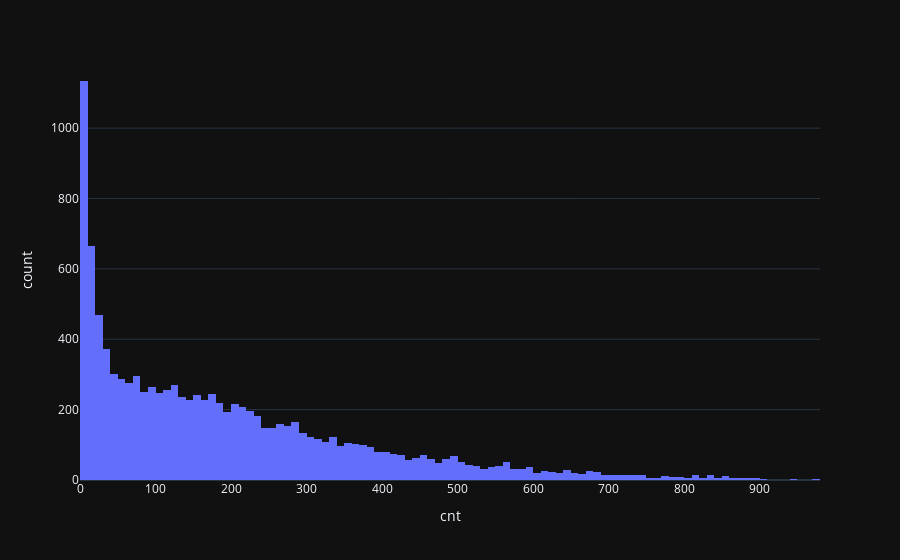

Here is the notebook cell this chart was saved with:
### Code cell
fig = px.histogram(df,x='cnt')
fig.show()

### Figure 1 — Plotly figure (JSON) as saved in the notebook; plotly's stock layout.template omitted (floating-point values rounded to 4 significant figures; data arrays with more than 128 entries replaced by an {"elided": "..."} marker saying what was removed)
{"data": [{"alignmentgroup": "True", "bingroup": "x", "hovertemplate": "cnt=%{x}<br>count=%{y}<extra></extra>", "legendgroup": "", "marker": {"color": "#636efa", "pattern": {"shape": ""}}, "name": "", "offsetgroup": "", "orientation": "v", "showlegend": false, "x": {"elided": "10886 int values"}, "xaxis": "x", "yaxis": "y", "type": "histogram"}], "layout": {"xaxis": {"anchor": "y", "domain": [0.0, 1.0], "title": {"text": "cnt"}}, "yaxis": {"anchor": "x", "domain": [0.0, 1.0], "title": {"text": "count"}}, "legend": {"tracegroupgap": 0}, "margin": {"t": 60}, "barmode": "relative"}}
